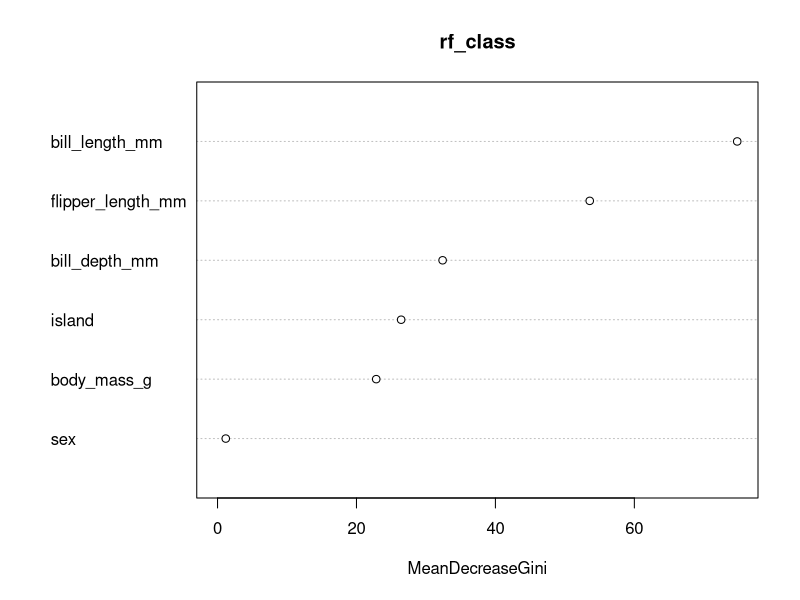
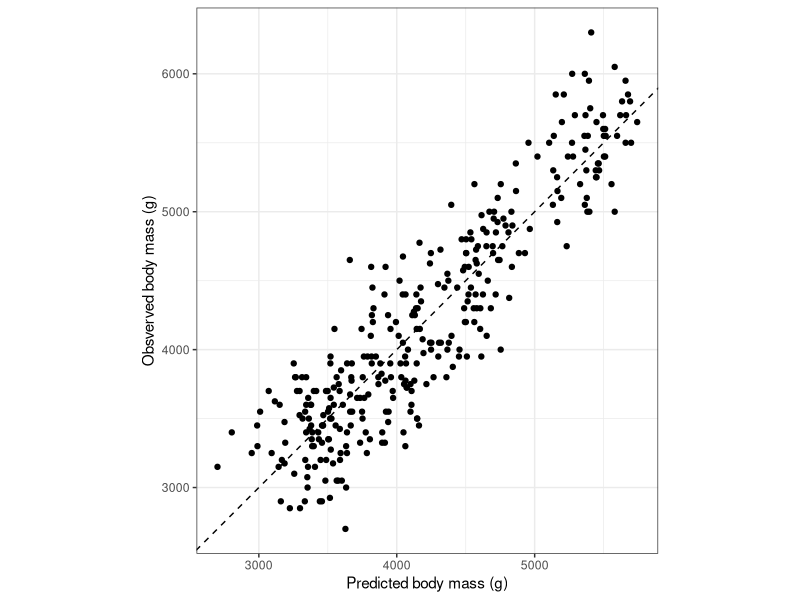

The R source for these figures, in order:
## ---- chunk 1
knitr::opts_chunk$set(echo = TRUE)
## ---- chunk 2
library(palmerpenguins)

library(randomForest)
library(caret)

library(tidyverse)
## ---- chunk 3
dat <- penguins %>% 
  filter(across(.cols = everything(), ~!is.na(.x)))
## ---- chunk 4
head(dat)
## ---- chunk 5
my_lm_model <- lm(body_mass_g ~ 1 + bill_length_mm + bill_depth_mm + flipper_length_mm, 
   data = dat)

summary(my_lm_model)
## ---- chunk 6
pred_vars_df <- dat %>%
  select(species, island, bill_length_mm, bill_depth_mm, flipper_length_mm, sex)

rf_reg <- randomForest(x = pred_vars_df, 
                       y = dat$body_mass_g)

rf_reg
## ---- chunk 7
pred_vars_df <- dat %>%
  select(island, bill_length_mm, bill_depth_mm, flipper_length_mm, sex, body_mass_g)

rf_class <- randomForest(x = pred_vars_df, 
                       y = dat$species)

rf_class
## ---- chunk 8
importance(rf_class)

varImpPlot(rf_class)
## ---- chunk 9
my_lm_model <- lm(body_mass_g ~ 1 + bill_length_mm + bill_depth_mm + flipper_length_mm + sex, 
   data = dat)

lm_preds <- my_lm_model$fitted.values
lm_obs <- my_lm_model$model$body_mass_g

lm_df <- data.frame(obs = my_lm_model$model$body_mass_g, 
                    pred = my_lm_model$fitted.values)
## ---- chunk 10
ggplot(lm_df, aes(x = pred, y = obs)) + 
  geom_point()+ 
  geom_abline(linetype = "dashed") + 
  coord_equal() + 
  theme_bw() + 
  labs(x = "Predicted body mass (g)", 
       y = "Obsverved body mass (g)")
